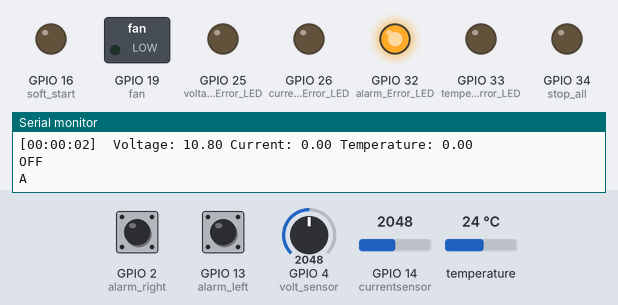
Simulated run of this sketch. Board: ESP32. Parts: switched loads named in the sketch (green lamp = pin HIGH), output pins drawn as LEDs (lit = HIGH), the last lines printed to the serial monitor. The test bench sets the inputs (shaded band); at power-on: GPIO 4 (volt_sensor) = 2048, GPIO 14 (currentsensor) = 2048, GPIO 2 (alarm_right) LOW, GPIO 13 (alarm_left) HIGH, temperature 24 °C. Pins used as bus, display or sensor lines are not drawn.

Above: at 2.2 s.
2.3 s: GPIO 4 (volt_sensor) set to 1913
4.5 s: GPIO 4 (volt_sensor) set to 1833
At 4.9 s:
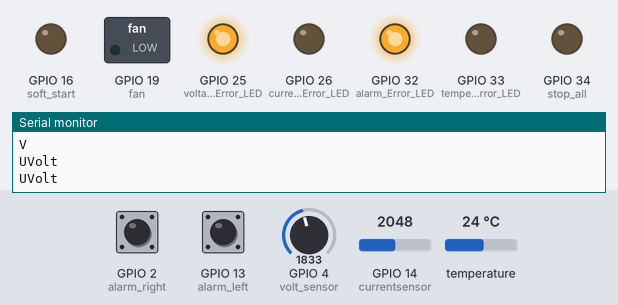
6.1 s: GPIO 14 (currentsensor) set to 3221
8.3 s: GPIO 14 (currentsensor) set to 3329
At 9.1 s:
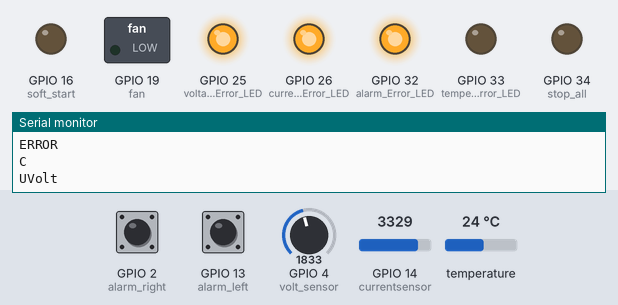
9.9 s: GPIO 2 (alarm_right) pulled HIGH for 1 s
At 11.9 s:
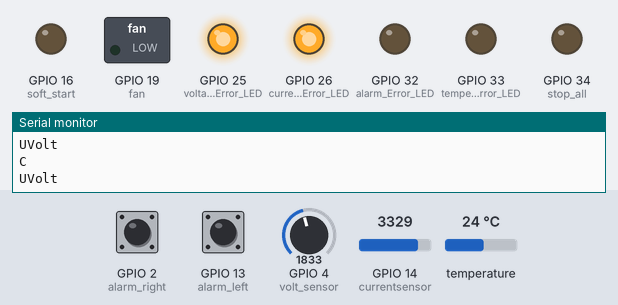
13.7 s: GPIO 4 (volt_sensor) set to 2047
At 16.1 s:
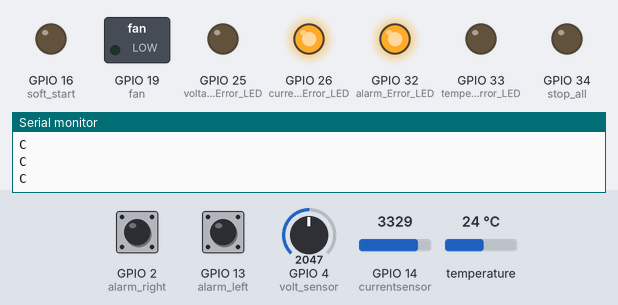
Timing chart, 0 to 17.3 s (numbered marks = the images above; inputs shaded):
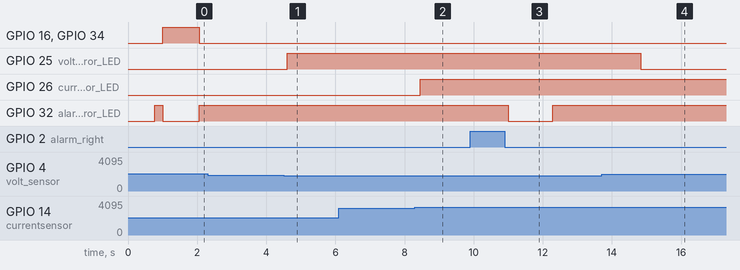

The sketch:

fault_monitor.ino
```cpp
/*
Edited Dual-core FAULT MONITOR
March 7, 2026
Reagan Hu, Zakiul and Halley Martynov

This code handles sensing all the possible issues within the rover, and shuts off power if anything happens.
- Voltage
- Current
- Alarm states
- Temperature

As well, it controls fans through PWM.
*/
#include <OneWire.h>
#include <DallasTemperature.h>
#include "Logger.h"

//CONSTANTS
#define VOLTAGE_REF 3.3  // ESP32 uses 3.3V reference
#define ADC_MAX 4095  // ESP32 ADC resolution (12-bit)
//Sensors
const int tempsensor = 12; //analog
const int currentsensor = 14; //analog
const int volt_sensor = 4; //analog

// Setup a oneWire instance to communicate with any OneWire devices (not just Maxim/Dallas temperature ICs)
OneWire oneWire(tempsensor);

// Pass our oneWire reference to Dallas Temperature.
DallasTemperature sensors(&oneWire);

const int numberOfDevices = 2;  // Number of temperature devices found

DeviceAddress tempDeviceAddress;  // We'll use this variable to store a found device address


//Motor alarm state pins
const int alarm_left = 13;
const int alarm_right = 2;

//Output LEDs
const int current_Error_LED = 26;      // red
const int voltage_Error_LED = 25;      // blue
const int temperature_Error_LED = 33;  // green
const int alarm_Error_LED = 32;        // yellow

//Control for outside parts
const int power_control = 15;          //This pin is connected to the relay to shut down power when an error occurs, write HIGH to shut off.
const int fan = 19;  //fan PWM output pin
const int stop_all = 34;  // set low to stop stuff
const int soft_start = 16;

//HYPERPARAMETERS
//CHANGE TO DESIRED VALUES
const float MAX_SAFE_CUR = 10;
// This will shut down the rover if it reaches this temp
const int MAX_SAFE_TEMP = 100;
//the suggested temperatures change the linear curve of the fans
const int MAX_SUGGESTED_TEMP = 70;
const int MIN_SUGGESTED_TEMP = 20;

// variables for storage

float tempc = 0.0;                                                   //temperature in Celsius
float vout = 0.0;                                                    //temporary variable to hold sensor reading
float AcsValue = 0.0, Samples = 0.0, AvgAcs = 0.0, AcsValueF = 0.0;  //Holds values for calculating current
float tempC;

//error states
int temperature_error = 0;
int current_error = 0;
int alarm_error = 0;
int voltage_error = 0;

// restart settings
int robot_status = 0;

// Default messages
char ok_msg[2] = "O";
char current_msg[2] = "C";
char undervoltage_msg[2] = "V";
char temperature_msg[2] = "T";
char alarm_msg[2] = "A";
char user_msg[2] = "U";


//used for temperature averaging
const int avgMax = 5;        // Change the amount of previous temperatures to average out
const int defaultTemp = 10;  // Change the default temperature values in the temperature array, affects initial fan response

int countArray[avgMax];  // Array to store temperature values
int avgCount = 0;        // Index to store temperature values at


Logger logger(true);

SemaphoreHandle_t mutex;

// Setup function, initializes pins + starts rover
void setup() {
  {
    pinMode(tempsensor, INPUT);
    pinMode(currentsensor, INPUT);
    pinMode(alarm_left, INPUT);
    pinMode(alarm_right, INPUT);
    pinMode(volt_sensor, INPUT);
    pinMode(fan, OUTPUT);
    pinMode(current_Error_LED, OUTPUT);
    pinMode(voltage_Error_LED, OUTPUT);
    pinMode(alarm_Error_LED, OUTPUT);
    pinMode(temperature_Error_LED, OUTPUT);
    pinMode(power_control, OUTPUT);
    pinMode(stop_all, OUTPUT);
    pinMode(soft_start, OUTPUT);


  }


  // Initializes values for the temperature averaging array
  for (int i = 0; i < avgMax; i++) {
    countArray[i] = defaultTemp;
  }

  Serial.begin(115200);

  //Initializing Mutex
  mutex=xSemaphoreCreateMutex();

  //Initializing tasks for the two cores
  xTaskCreatePinnedToCore(
    coreZeroTasks,
    "coreZero",
    4096,
    NULL,
    2,
    NULL,
    0
  );

  xTaskCreatePinnedToCore(
    coreOneTasks,
    "coreOne",
    4096,
    NULL,
    1,
    NULL,
    1
  );


  //These functions make sure the robot is powered off initially, then powers it on
  shutoff();
  restart();
}

void loop() {
    vTaskDelay(pdMS_TO_TICKS(1000));

}


void coreZeroTasks(void * pv) {
  for(;;) {
    senseCurrent();
    senseVolt();
    vTaskDelay(pdMS_TO_TICKS(100));

  }

}

void coreOneTasks(void * pv) {
for (;;) {
  senseAlarm();
  senseProbe();

  //Using mutex to safely check error states
  xSemaphoreTake(mutex,portMAX_DELAY);

    bool hasError = (current_error || temperature_error || alarm_error || voltage_error);
    bool currentStatus = robot_status;
    bool localCurr = current_error;
    bool localTemp = temperature_error;
    bool localAlarm = alarm_error;
    bool localVolt = voltage_error;

  xSemaphoreGive(mutex);

  logger.printLog();
  // The rover is running normally, and should now restart
  if (!currentStatus && !hasError) {
    // everything ok + allowed to restart
    Serial.println("ON");
    restart();
  }

  if (hasError) {
    shutoff();
  }

//Warning LEDs
  if (localCurr) {
    digitalWrite(current_Error_LED, HIGH);
    Serial.println(current_msg);
  } else {
    digitalWrite(current_Error_LED, LOW);
  }
  if (localTemp) {
    digitalWrite(temperature_Error_LED, HIGH);
    Serial.println(temperature_msg);
  } else digitalWrite(temperature_Error_LED, LOW);

  if (localAlarm) {
    digitalWrite(alarm_Error_LED, HIGH);
    Serial.println(alarm_msg);
  } else digitalWrite(alarm_Error_LED, LOW);

  if (localVolt) {
    digitalWrite(voltage_Error_LED, HIGH);
    Serial.println(undervoltage_msg);
  } else digitalWrite(voltage_Error_LED, LOW);

  // The rover is running normally, and is not set to restart
  if (currentStatus && !hasError) {
  // everything ok + motors not enabled
    Serial.println(ok_msg);
  }

  vTaskDelay(pdMS_TO_TICKS(500));

}

}


//Shuts down the robot
void shutoff() {
  digitalWrite(power_control, HIGH);
  digitalWrite(stop_all, LOW);
  digitalWrite(soft_start, LOW);
  Serial.println("OFF");
 //delay(3000);
  xSemaphoreTake(mutex,portMAX_DELAY);
  robot_status = 0;
  xSemaphoreGive(mutex);
}

// After shutting down, this function turns the bot back on
void restart() {
  softStart();
  digitalWrite(stop_all, HIGH);
  Serial.println(ok_msg);
}


//This function checks the current, ensures it doesn't rise too high
void senseCurrent() {
  for (int x = 0; x < 150; x++) {          //Get 150 samples
    AcsValue = analogRead(currentsensor);  //Read current sensor values
    Samples = Samples + AcsValue;          //Add samples together
    // delay(3);                              // let ADC settle before next sample 3ms
  }
  AvgAcs = Samples / 150.0;
  Samples = 0;
  AcsValueF = -1 * (1.65 - (AvgAcs * (3.3 / 4095.0))); //UPDATED to work with 3.3V instead of 5.
  //Taking Average of Samples
  //((AvgAcs * (5.0 / 1024.0)) is converitng the read voltage in 0-5 volts
  //2.5 is offset(I assumed that arduino is working on 5v so the viout at no current comes
  //out to be 2.5 which is out offset. If your arduino is working on different voltage than
  //you must change the offset according to the input voltage)
  //0.100v(100mV) is rise in output voltage when 1A current flows at input

  //publish and activate alarm signal if necessary
  AcsValueF = AcsValueF * 10;
  logger.logCurrent(AcsValueF);

  xSemaphoreTake(mutex,portMAX_DELAY);
  if (AcsValueF >= MAX_SAFE_CUR) {
    current_error = 1;
    //shutoff();
    Serial.println(current_msg);
  } else {
    current_error = 0;
  }
  xSemaphoreGive(mutex);
  return;
}

void senseProbe() {
  sensors.requestTemperatures();  // Send the command to get temperatures

  double sensAvg = 0;
  /*
  Serial.print("numdevices: ");
  Serial.println(numberOfDevices);
  */
  // Loop through each device, print out temperature data
  for (int i = 0; i < numberOfDevices; i++) {
    // Search the wire for address
    if (sensors.getAddress(tempDeviceAddress, i)) {
      float tempC = sensors.getTempC(tempDeviceAddress);
      sensAvg += tempC;
    }
  }

  sensAvg = sensAvg / (double)numberOfDevices;
  countArray[avgCount] = sensAvg;


  if (avgCount < avgMax) { avgCount++; }  //increment array index, or set to 0 if at end of erray
  else {
    avgCount = 0;
  }


  double avgTemp = getAvg(countArray, avgMax);  //average temperature of the last [avgMax]
  //Serial.println(avgTemp);
  xSemaphoreTake(mutex,portMAX_DELAY);
  if (avgTemp >= MAX_SAFE_TEMP) {
    if (!temperature_error) {
      temperature_error = 1;
    }
  } else {
    temperature_error = 0;
  }
  xSemaphoreGive(mutex);
  logger.logVoltage(avgTemp);

}

// This function checks the alarm state of the motors, in case the motors are having any issues
void senseAlarm() {
  int lRead = digitalRead(alarm_left);
  int rRead = digitalRead(alarm_right);
  Serial.print(lRead);
  Serial.print(" ");
  Serial.println(rRead);

  xSemaphoreTake(mutex,portMAX_DELAY);
  if (!lRead || !rRead) {
    Serial.println("ERROR");
    if (alarm_error == 0) {
      alarm_error = 1;
      //shutoff();
      Serial.println(alarm_msg);
    }
  } else {
    alarm_error = 0;
  }
  xSemaphoreGive(mutex);
}

// This function checks the voltage, ensures that it isn't undervolted
void senseVolt() {
  int raw_value = analogRead(volt_sensor);
  float voltage = (raw_value / (float)ADC_MAX) * VOLTAGE_REF;  // Convert to actual voltage

  logger.logVoltage(voltage);

  xSemaphoreTake(mutex,portMAX_DELAY);
  if (voltage < 0.5) {  // No voltage = rover off
    Serial.println("NoVolt");
    voltage_error = 1;
  } else if (voltage < 1.5) {  // Undervoltage (adjust based on your battery)
    Serial.println("UVolt");
    voltage_error = 1;
  } else {  // Voltage OK
    voltage_error = 0;
  }
  xSemaphoreGive(mutex);
}

// This function starts the entire system, it will wait for 1s before switching the relay to prevent any delays with capacitance
void softStart() {
  //enables power to the rover
  digitalWrite(power_control, LOW);
  delay(1000);
  Serial.println("ON");
  //reset the state of the leds
  digitalWrite(current_Error_LED, LOW);
  digitalWrite(voltage_Error_LED, LOW);
  digitalWrite(temperature_Error_LED, LOW);
  digitalWrite(alarm_Error_LED, LOW);

  digitalWrite(soft_start, HIGH);

  xSemaphoreTake(mutex,portMAX_DELAY);
  robot_status = 1;
  xSemaphoreGive(mutex);
}

// Takes average of an array, takes in array and the highest the array will be read to (generally, max == array length)
double getAvg(int array[], int max) {
  double sum = 0;
  for (int i = 0; i < max; i++) {
    sum += (double)array[i];
  }
  return (sum / (double)max);
}
```

Logger.h
```cpp
/*
  Library for logging into serial monitor for Fault Monitor
  Written by James Huynh - Mar 2025
*/
#ifndef Logger_h
#define Logger_h

#include "Arduino.h"

class Logger {
public:
  Logger(bool enabled);
  void logVoltage(double voltage);
  void logCurrent(double current);
  void logTemperature(double temperature);
  void printLog();
private:
  bool enable_;
  void printTimestamp();
  double voltage_;
  double current_;
  double temperature_;
};


#endif
#include <Arduino.h>
#include <time.h>

bool enable_ = false;
double voltage_ = 0.0;
double current_ = 0.0;
double temperature_ = 0.0;

Logger::Logger(bool enable) {
  enable_ = enable;
}
void Logger::logVoltage(double voltage) {
  voltage_ = voltage;
}
void Logger::logCurrent(double current) {
  current_ = current;
}
void Logger::logTemperature(double temperature) {
  temperature_ = temperature;
}
void Logger::printLog() {
  printTimestamp();
  char buf[100];
  char volt[10];
  char curr[10];
  char temp[10];
  dtostrf(voltage_, 1, 2, volt);
  dtostrf(current_, 1, 2, curr);
  dtostrf(temperature_, 1, 2, temp);

  sprintf(buf, " Voltage: %s Current: %s Temperature: %s", volt, curr, temp);
  Serial.print(buf);
  Serial.println();
}

void Logger::printTimestamp() {
  if (enable_) {
    long time = millis() / 1000;
    int hrs = (time - (time % 3600)) / 3600;
    time -= hrs * 3600;
    int mins = (time - (time % 60)) / 60;
    time -= mins * 60;

    char buf[100];
    sprintf(buf, "[%02d:%02d:%02d] ", hrs, mins, time);
    Serial.print(buf);
  }
}
```

Measured:
- the behaviour switches between 1862 and 1861 on GPIO 4 (volt_sensor) (found by bisection; images 0 and 1)
- the behaviour switches between 3288 and 3289 on GPIO 14 (currentsensor) (found by bisection; images 1 and 2)
- after the input at 4.5 s, GPIO 25 (voltage_Error_LED): LOW → HIGH after 0.11 s
- after the input at 8.3 s, GPIO 26 (current_Error_LED): LOW → HIGH after 0.15 s
- after the input at 9.9 s, GPIO 32 (alarm_Error_LED): HIGH → LOW after 1.1 s, → HIGH 1.3 s later
- after the input at 13.7 s, GPIO 25 (voltage_Error_LED): HIGH → LOW after 1.1 s
